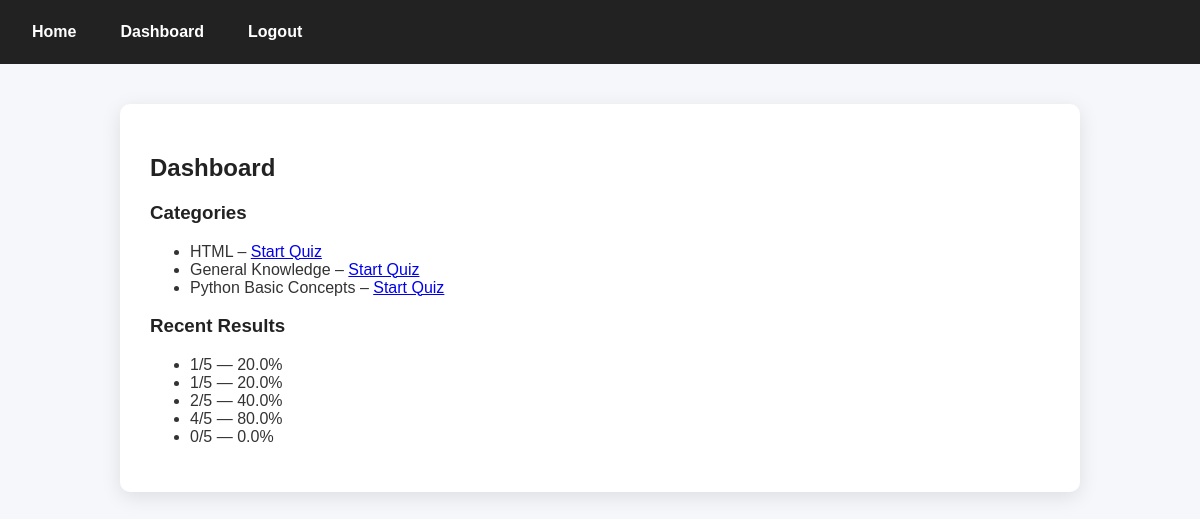
The page /dashboard/ (signed in) on the database its author committed.
### quiz/models.py (models this page shows, shortened)
class Category(models.Model):
    name = models.CharField(max_length=100)

class Result(models.Model):
    user = models.ForeignKey(User, on_delete=models.CASCADE)
    category = models.ForeignKey(Category, on_delete=models.SET_NULL, null=True)
    score = models.IntegerField()
    total = models.IntegerField()
    taken_at = models.DateTimeField(auto_now_add=True)
    def percentage(self):
        return round(self.score / self.total * 100, 2)

### quiz/views.py (the view)
# urls.py: path('dashboard/', views.dashboard, name='dashboard'),
@login_required
def dashboard(request):
    categories = Category.objects.all()
    results = Result.objects.filter(user=request.user).order_by('-taken_at')[:5]
    return render(request, 'quiz/dashboard.html', {'categories': categories, 'results': results})

### quiz/templates/quiz/dashboard.html
{% extends 'quiz/base.html' %}
{% block content %}
<h2>Dashboard</h2>
<h3>Categories</h3>
<ul>
    {% for c in categories %}
        <li>{{ c.name }} – <a href="{% url 'start_quiz' c.id %}">Start Quiz</a></li>
    {% endfor %}
</ul>
<h3>Recent Results</h3>
<ul>
    {% for r in results %}
        <li>{{ r.score }}/{{ r.total }} — {{ r.percentage }}%</li>
    {% endfor %}
</ul>
{% endblock %}

### quiz/static/quiz/style.css (style rules this page uses)
body { margin: 0; font-family: "Poppins", sans-serif; background: #f5f7fa; color: #333; }
h1, h2, h3 { color: #222; }

### rows shown on the page
Category: name "HTML"
Category: name "General Knowledge"
Category: name "Python Basic Concepts"
Result: score "1", total "5", percentage "20.0"
Result: score "1", total "5", percentage "20.0"
Result: score "2", total "5", percentage "40.0"
Result: score "4", total "5", percentage "80.0"
Result: score "0", total "5", percentage "0.0"
